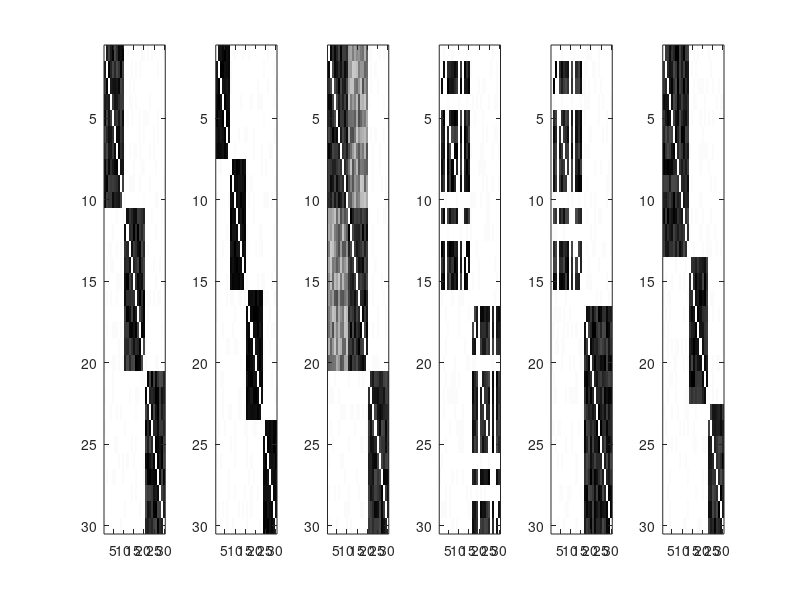

The MATLAB script that drew this image:
% clear;
close all;
N = 30;
R = 6;
EPr = zeros(N, N, R);
diagdex = sparse(1:N, 1:N, true);
%%
Rind = 1;
EPr_t = zeros(N);
EPr_t(:, :) = EPr_t(:, :) + 0.02 * rand(N);
a = 0.7; b = 1;
EPr_t(1:10, 1:10) = a + (b-a).*rand(10, 10);
EPr_t(11:20, 11:20) = a + (b-a).*rand(10, 10);
EPr_t(21:30, 21:30) = a + (b-a).*rand(10, 10);
EPr_t =  triu(EPr_t, 1) + triu(EPr_t, 1)';
EPr_t(diagdex) = 0;
% figure;imagesc(1-EPr_t);colormap('gray');
EPr(:,:, Rind) = EPr_t;
%%
Rind = 2;
EPr_t = zeros(N);
EPr_t(:, :) = EPr_t(:, :) + 0.02 * rand(N);
a = 0.9; b = 1;
subind = 1:7;
EPr_t(subind, subind) = a + (b-a).*rand(numel(subind));
subind = 8:15;
EPr_t(subind, subind) = a + (b-a).*rand(numel(subind));
subind = 16:23;
EPr_t(subind, subind) = a + (b-a).*rand(numel(subind));
subind = 24:30;
EPr_t(subind, subind) = a + (b-a).*rand(numel(subind));
EPr_t =  triu(EPr_t, 1) + triu(EPr_t, 1)';
EPr_t(diagdex) = 0;
% figure;imagesc(1-EPr_t);colormap('gray');
EPr(:,:, Rind) = EPr_t;
%%
Rind = 3;
EPr_t = zeros(N);
EPr_t(:, :) = EPr_t(:, :) + 0.02 * rand(N);

a = 0.2; b = 0.7;
subind = 1:20;
EPr_t(subind, subind) = a + (b-a).*rand(numel(subind));

a = 0.7; b = 1;
subind = 1:10;
EPr_t(subind, subind) = a + (b-a).*rand(numel(subind));
subind = 11:20;
EPr_t(subind, subind) = a + (b-a).*rand(numel(subind));
subind = 21:30;
EPr_t(subind, subind) = a + (b-a).*rand(numel(subind));

EPr_t =  triu(EPr_t, 1) + triu(EPr_t, 1)';
EPr_t(diagdex) = 0;
% figure;imagesc(1-EPr_t);colormap('gray');
EPr(:,:, Rind) = EPr_t;
%%
Rind = 3;
EPr_t = zeros(N);
EPr_t(:, :) = EPr_t(:, :) + 0.02 * rand(N);

a = 0.2; b = 0.7;
subind = 1:20;
EPr_t(subind, subind) = a + (b-a).*rand(numel(subind));

a = 0.7; b = 1;
subind = 1:10;
EPr_t(subind, subind) = a + (b-a).*rand(numel(subind));
subind = 11:20;
EPr_t(subind, subind) = a + (b-a).*rand(numel(subind));
subind = 21:30;
EPr_t(subind, subind) = a + (b-a).*rand(numel(subind));

EPr_t =  triu(EPr_t, 1) + triu(EPr_t, 1)';
EPr_t(diagdex) = 0;
% figure;imagesc(1-EPr_t);colormap('gray');
EPr(:,:, Rind) = EPr_t;
%%
Rind = 4;
EPr_t = zeros(N);
EPr_t(:, :) = EPr_t(:, :) + 0.02 * rand(N);

a = 0.7; b = 1;
subind = [2:3,5:9,11,13:15];
EPr_t(subind, subind) = a + (b-a).*rand(numel(subind));
subind = [17:19,21:25,27,29:30];
EPr_t(subind, subind) = a + (b-a).*rand(numel(subind));

EPr_t =  triu(EPr_t, 1) + triu(EPr_t, 1)';
EPr_t(diagdex) = 0;
% figure;imagesc(1-EPr_t);colormap('gray');
EPr(:,:, Rind) = EPr_t;
%%
Rind = 5;
EPr_t = zeros(N);
EPr_t(:, :) = EPr_t(:, :) + 0.02 * rand(N);

a = 0.7; b = 1;
subind = [2:3,5:9,11,13:15];
EPr_t(subind, subind) = a + (b-a).*rand(numel(subind));
subind = [17:30];
EPr_t(subind, subind) = a + (b-a).*rand(numel(subind));

EPr_t =  triu(EPr_t, 1) + triu(EPr_t, 1)';
EPr_t(diagdex) = 0;
% figure;imagesc(1-EPr_t);colormap('gray');
EPr(:,:, Rind) = EPr_t;

%%
Rind = 6;
EPr_t = zeros(N);
EPr_t(:, :) = EPr_t(:, :) + 0.02 * rand(N);
a = 0.7; b = 1;
subind = 1:13;
EPr_t(subind, subind) = a + (b-a).*rand(numel(subind));
subind = 14:22;
EPr_t(subind, subind) = a + (b-a).*rand(numel(subind));
subind = 23:30;
EPr_t(subind, subind) = a + (b-a).*rand(numel(subind));

EPr_t =  triu(EPr_t, 1) + triu(EPr_t, 1)';
EPr_t(diagdex) = 0;
% figure;imagesc(1-EPr_t);colormap('gray');
EPr(:,:, Rind) = EPr_t;

figure(1);
for t = 1:R
    subplot(1,R,t);
    imagesc(1 - EPr(:,:,t));colormap('gray')
end

%%
T = 50;
regime_seq_indices = zeros(1,T);
regime_seq_indices(1:4)     = 1;
regime_seq_indices(5:8)   = 6;
regime_seq_indices(9:11)   = 3;
regime_seq_indices(12:14) = 1;
regime_seq_indices(15:19) = 2;
regime_seq_indices(20:25) = 4;
regime_seq_indices(26:30) = 2;
regime_seq_indices(31:33) = 1;
regime_seq_indices(34:38) = 3;
regime_seq_indices(39:42) = 1;
regime_seq_indices(47:50) = 4;
regime_seq_indices(43:46) = 5;
% figure(2);plot(1:T, regime_seq_indices, 'bo');
% ylim([0 R+1])
% set(gca, 'YGrid', 'on', 'XGrid', 'off');

%%
Adj = zeros(N, N, T);
for t = 1:T
    Adj_t = rand(N) < EPr(:,:, regime_seq_indices(t));
    Adj_t = triu(Adj_t, 1) + triu(Adj_t, 1)';
    Adj(:,:,t) = Adj_t;
end
